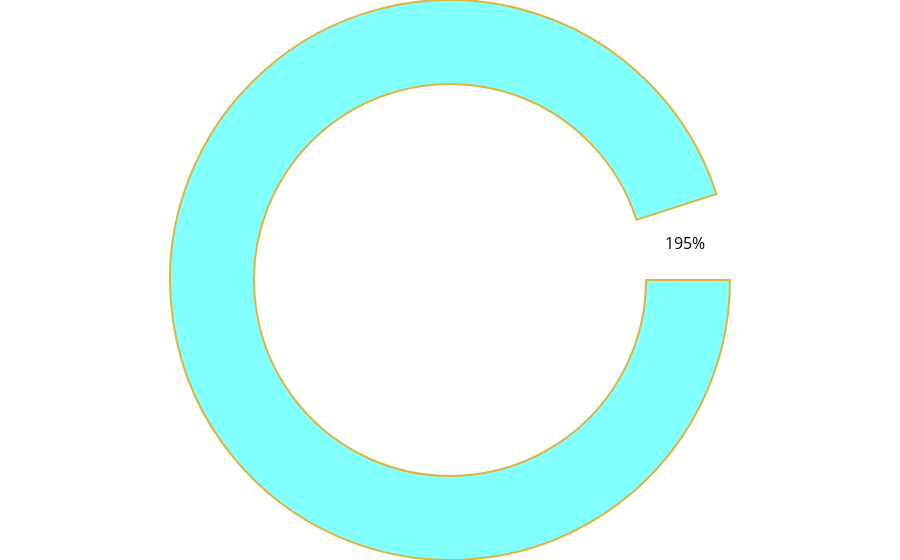

The notebook cell saved with this chart:
### Code cell
colors = ['#B258D3', '#82FFFF']
fig = go.Figure(
      data = [
            go.Pie(
                  labels=['',''],
                  values= [net_profit_margin_percentage,remaining_percentage_profit],
                  marker=dict(
                        colors = colors,
                        line = dict(color = '#DEB340',width=2)
                  
                  ),
                  hoverinfo='skip',
                  textposition="inside",
                  textfont=dict(size=16, color="black"),
                  hole= 0.7,
                  rotation=90,
               
               
            )
      ],
      layout= go.Layout(
            plot_bgcolor = 'rgba(0,0,0,0)',
            paper_bgcolor = 'rgba(0,0,0,0)',
            margin= dict(t=0,b=0,r=0,l=0),
            showlegend=False,
            
                 
      )
            
)
pio.show(fig)

### Figure 1 — Plotly figure (JSON) as saved in the notebook; plotly's stock layout.template omitted (floating-point values rounded to 4 significant figures)
{"data": [{"hole": 0.7, "hoverinfo": "skip", "labels": ["", ""], "marker": {"colors": ["#B258D3", "#82FFFF"], "line": {"color": "#DEB340", "width": 2}}, "rotation": 90, "textfont": {"color": "black", "size": 16}, "textposition": "inside", "type": "pie", "values": [-32.76, 67.24]}], "layout": {"margin": {"b": 0, "l": 0, "r": 0, "t": 0}, "paper_bgcolor": "rgba(0,0,0,0)", "plot_bgcolor": "rgba(0,0,0,0)", "showlegend": false}}
